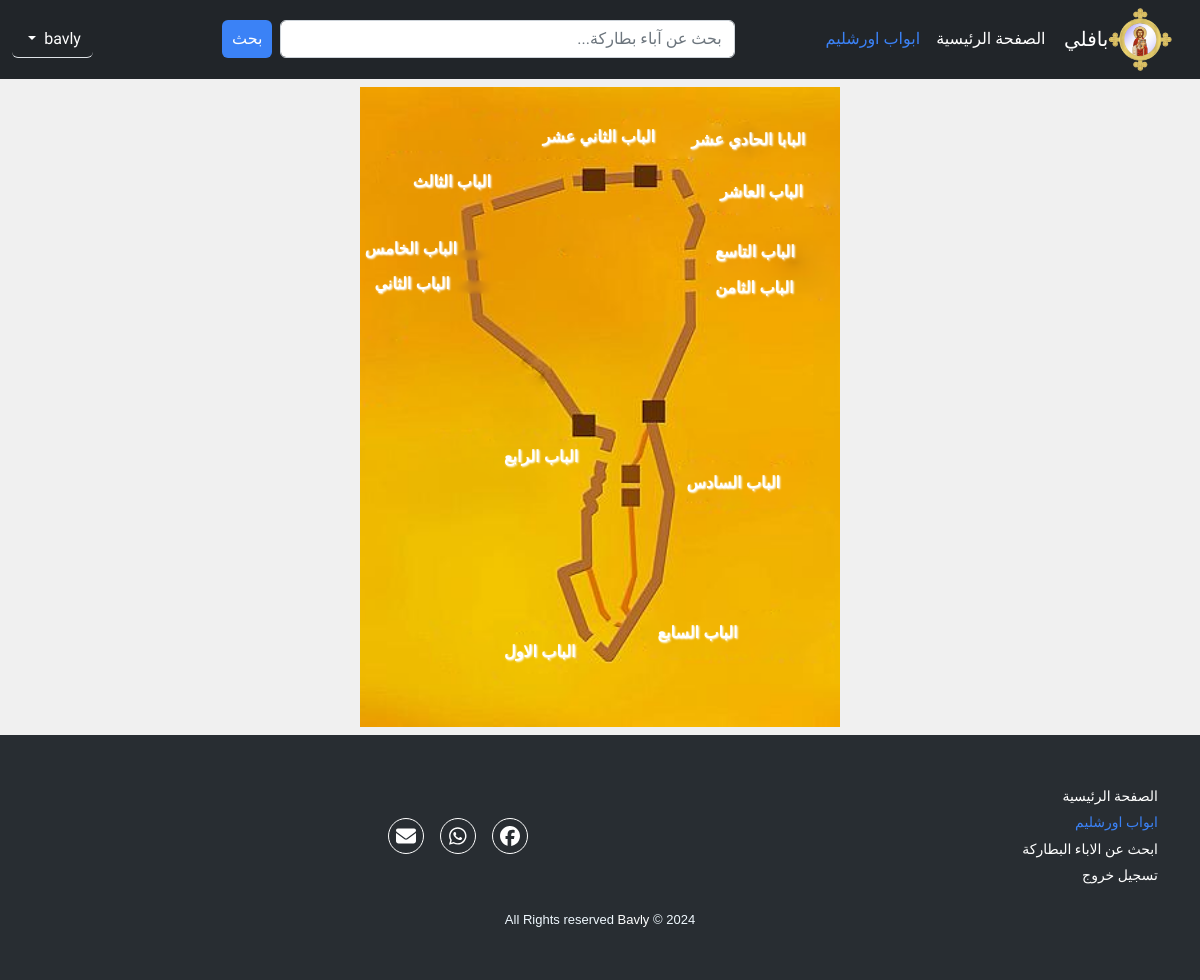
The app's page /gates-jerusalem.php (signed in) with its own data.
### tables this page shows
CREATE TABLE `gates` (
  `id` int(11) NOT NULL,
  `name` varchar(255) NOT NULL,
  `text` varchar(255) NOT NULL
);

### gates-jerusalem.php (the view, shortened to what this page needs)
<?php
if (isset($_SESSION['username'])) {
    require_once "./includes/layout/header.php";
    require_once "./includes/layout/nav.php";
    require_once 'connect.php';
    $query = "SELECT * FROM gates ORDER BY id desc";
    $stmt = $pdo->query($query);
    $row_count = $stmt->rowCount();
?>
    <?php
    if ($row_count != 0) {
    ?>
        <div class="map-container m-auto my-2">
            <?php
            while ($row = $stmt->fetch(PDO::FETCH_ASSOC)) {
            ?>
                <div class="gate "><a href="details.php?gates-jerusalem-Id=<?php echo $row['id']; ?>" class=""><?php echo $row['name']; ?></a></div>
            <?php
            }
            ?>
        </div>
    <?php } ?>
<?php } else {
    header('location: login.php');
    exit();
} ?>
<?php require_once './includes/layout/footer.php'; ?>

### includes/layout/header.php (shortened to what this page needs)
<?php
$protocol = ((!empty($_SERVER['HTTPS']) && $_SERVER['HTTPS'] != 'off') || $_SERVER['SERVER_PORT'] == 443) ? "https://" : "http://";
$currentPageURL = rtrim($protocol . $_SERVER['HTTP_HOST'] . $_SERVER['REQUEST_URI'], '/');
?>
<!DOCTYPE html>
<html lang="ar" dir="rtl">
<head>
    <link rel="stylesheet" href="http://localhost/gates-jerusalem/includes/css/vendor/all.min.css">
    <link rel="stylesheet" href="https://cdn.jsdelivr.net/npm/bootstrap@5.2.0-beta1/dist/css/bootstrap.rtl.min.css">
    <link rel="stylesheet" href="http://localhost/gates-jerusalem/includes/css/vendor/bootstrap.min.css">
    <link rel="stylesheet" href="http://localhost/gates-jerusalem/includes/css/index.css">
</head>
<body style="overflow-x: hidden;">

### includes/layout/nav.php (shortened to what this page needs)
<?php
$activeHome = $currentPageURL === "http://localhost/gates-jerusalem" || $currentPageURL === "http://localhost/gates-jerusalem/index.php";
$activeContent = $currentPageURL === "http://localhost/gates-jerusalem/gates-jerusalem.php";
$activeSearchPage = $currentPageURL === "http://localhost/gates-jerusalem/search.php";
?>
<nav class="navbar navbar-expand-lg bg-dark">
    <div class="container-fluid">
        <a class="navbar-brand text-white d-flex align-items-center link-gates-jerusalem" href="index.php">
            <img src="http://localhost/gates-jerusalem/media/img/logo.png" class="logo-gates-jerusalem" alt="logo-gates-jerusalem">
            بافلي
        </a>
        <div class="collapse navbar-collapse" id="mobileNav">
            <ul class="navbar-nav mb-2 mb-lg-0">
                <li class="nav-item">
                    <a class="nav-link text-white <?php echo $activeHome ? 'nav-active-link' : '' ?>" href="index.php">الصفحة الرئيسية</a>
                </li>
                <li class="nav-item">
                    <a class="nav-link text-white <?php echo $activeContent ? 'nav-active-link' : '' ?>" href="gates-jerusalem.php">ابواب اورشليم</a>
                </li>
            </ul>
                <form class="d-flex me-auto ms-0 search-form" method="GET" action="search.php">
                    <input id="search-input" class="form-control me-2" value="<?php echo $_GET["search"] ?? '' ?>" type="search" placeholder="بحث عن آباء بطاركة..." name="search">
                    <button class="search-btn" type="submit">بحث</button>
                </form>
            <?php
                if (isset($_SESSION['username'])) {?>
                    <div class="d-flex me-auto ms-0 button-nav-name" style="font-weight: 300; flex-basis: 13%;  flex-direction: row-reverse;">
                        <div class="dropdown">
                            <button class="  btn btn-secondary dropdown-toggle bg-transparent border border-0 border-bottom" type="button" data-bs-toggle="dropdown" aria-expanded="false" >
                            </button>
                        </div>
                    </div>
            <?php } ?>
        </div>
    </div>
</nav>

### includes/layout/footer.php (shortened to what this page needs)
    <footer>
        <div class="container">
            <div class="row">
                <div class="col-sm-6 col-md-3 links">
                    <ul>
                        <li><a href="index.php" class="font-footer <?php echo $activeHome ? 'nav-active-link' : '' ?>">الصفحة الرئيسية</a></li>
                        <li><a href="gates-jerusalem.php" class="font-footer <?php echo $activeContent ? 'nav-active-link' : '' ?>">ابواب اورشليم</a></li>
                        <li><a href="search.php" class="font-footer <?php echo $activeSearchPage ? 'nav-active-link' : '' ?>">ابحث عن الاباء البطاركة</a></li>
                        <?php if (!isset($_SESSION['username'])) {?>
                            <li><a class="nav-link text-white <?php echo $activelogin ? 'nav-active-link' : '' ?> font-footer" href="login.php">تسجيل الدخول</a></li>
                            <li><a href="#" class="font-footer">انشاء حساب</a></li>
                        <?php }else{?>
                            <li><a href="logout.php" class="font-footer">تسجيل خروج</a></li>
                        <?php }?>
                    </ul>
                </div>
                <div class="col social-links">
                    <a href="https://www.facebook.com/profile.php?id=61561516863128"><i class="fab fa-facebook"></i></a>
                    <a href="https://api.whatsapp.com/send?phone=201063325054 "><i class="fab fa-whatsapp"></i></a>
                    <a href="mailto:bavlywagih696@gmail.com"><i class="fa fa-envelope"></i></a>
                </div>
            </div>
            <p class="copyright">All Rights reserved <a href="https://www.facebook.com/profile.php?id=61561516863128">Bavly</a> © 2024</p>
        </div>
    </footer>
</body>
</html>

### includes/css/global.css (style rules this page uses)
:root { --main-color: #3b82f6; --secondary-color: #2563eb; --light-color: #60a5fa; }
body { font-family: 'Cairo', sans-serif; overflow: hidden; }
a { color: #fff; text-decoration: none; }

### includes/css/layouts/nav.css (style rules this page uses)
.navbar { font-family: 'Cairo', sans-serif; direction: rtl; position: sticky; top: 0; z-index: 10; }
.search-btn { border-radius: 6px; border: none; background: var(--main-color); color: #fff; }
.search-form { flex-basis: 50%; }
.search-form input[type="search"] { flex-basis: 90%; }
.search-form .search-btn { flex-basis: 10%; }
.navbar a:hover, .navbar-nav .nav-active-link, .navbar-nav .nav-active-link:hover { color: var(--main-color) !important; }
.logo-gates-jerusalem { width: 7%; }
.link-gates-jerusalem { margin-left: -790px; padding: 0; }

### includes/css/layouts/footer.css (style rules this page uses)
footer { padding: 50px 0; color: #f0f9ff; background-color: #282d32; }
footer ul { display: flex; flex-direction: column; gap: 0.25rem; padding: 0; list-style: none; line-height: 1.6; font-size: 14px; margin-bottom: 0; }
footer .social-links { text-align: center; display: flex; flex-direction: row; align-items: center; justify-content: center; gap: 1rem; }
footer .social-links a { display: inline-block; text-align: center; border-radius: 50%; font-size: 20px; width: 36px; height: 36px; line-height: 36px; border: 1px solid white; color: #fff; }
footer .copyright { text-align: center; padding-top: 24px; font-size: 13px; margin-bottom: 0; }

### includes/css/pages/login.css (style rules this page uses)
* { margin: 0; padding: 0; box-sizing: border-box; }
body { font-family: 'Changa', sans-serif; }

### gates-jerusalem.php (style rules this page uses)
body { justify-content: center; align-items: center; height: 100vh; margin: 0; background-color: #f0f0f0; }
.map-container { position: relative; width: 480px; height: 640px; background-image: url('media/img/map.png'); background-size: cover; background-position: center; }
.gate { position: absolute; color: #000; font-weight: bold; cursor: pointer; text-shadow: 1px 1px 2px #fff; }
.map-container .gate:nth-child(1) { top: 6%; left: 38%; }
.map-container .gate:nth-child(2) { top: 6.5%; left: 69%; }
.map-container .gate:nth-child(3) { top: 14.5%; left: 75%; }
.map-container .gate:nth-child(4) { top: 24%; left: 74%; }
.map-container .gate:nth-child(5) { top: 29.5%; left: 74%; }
.map-container .gate:nth-child(6) { top: 83.5%; left: 62%; }
.map-container .gate:nth-child(7) { top: 60%; left: 68%; }
.map-container .gate:nth-child(8) { top: 23.5%; left: 1%; }
.map-container .gate:nth-child(9) { top: 56%; left: 30%; }
.map-container .gate:nth-child(10) { top: 13%; left: 11%; }
.map-container .gate:nth-child(11) { top: 29%; left: 3%; }
.map-container .gate:nth-child(12) { top: 86.5%; left: 30%; }

### includes/layout/footer.php (style rules this page uses)
.nav-active-link { color: var(--main-color) !important; }
.font-footer { font-family: 'Cairo', sans-serif; }

### records on screen
gates: name "الباب الثاني عشر"
gates: name "البابا الحادي عشر"
gates: name "الباب العاشر"
gates: name "الباب التاسع"
gates: name "الباب الثامن"
gates: name "الباب السابع"
gates: name "الباب السادس"
gates: name "الباب الخامس"
gates: name "الباب الرابع"
gates: name "الباب الثالث"
gates: name "الباب الثاني"
gates: name "الباب الاول"
